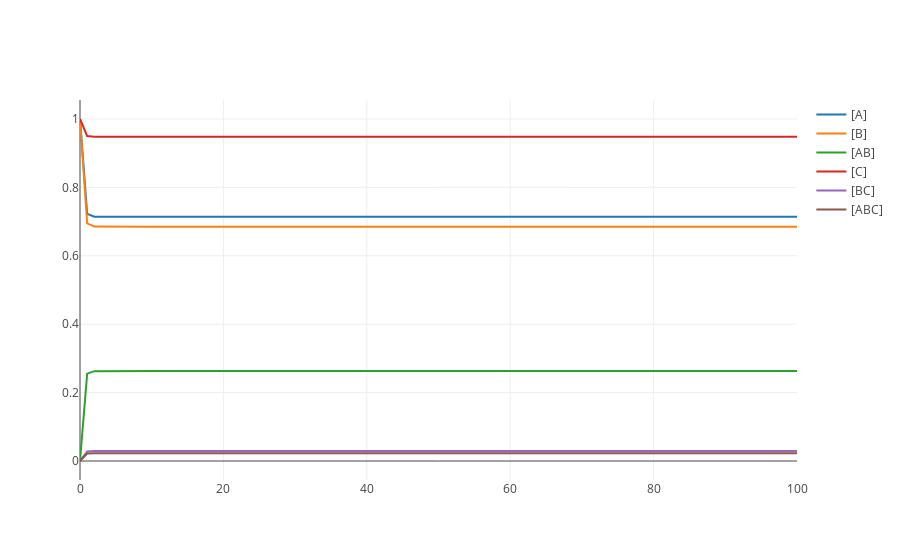

The notebook cell saved with this chart:
### Code cell
# -*- coding: utf-8 -*-
"""
Created on Wed Jul  3 15:04:56 2019
@author: LEGION-JCWP
"""

import tellurium as te
import roadrunner
""" This model assumes that K_AB > A_total and that """


r = te.loada("""
J0: A + B -> AB ; K_AB * A * B - 1/K_AB * AB
J1: B + C -> BC ; K_BC * B * C - 1/K_BC * BC
J4: AB + C -> ABC ; K_AB_C * AB * C - 1/K_AB_C * ABC
J5: BC + A -> ABC ; K_BC_A * BC * A - 1/K_BC_A * ABC
# *******************************
# Parameters
A = 1;
B = 1;
C = 1;
K_AB = 1;
K_BC = 0.1;
K_AB_C = 1;
K_BC_A = 0.1;
""")

simulation = r.simulate(start=0, end=100, steps=100)
r.plot(simulation)
print(simulation[100,6])
print(simulation)

concentrations =  [0, 0.01, 0.05, 0.1, 0.25, 0.5, 1, 2.5, 5, 10]

for i in concentrations:
    r.resetToOrigin()
    r.B = i
    m = r.simulate(0, 5, 100, ['time', 'ABC'])
    print(m)
    te.plotArray (m, show=False, labels = ['Concentration=' + str(i)], resetColorCycle = False)
